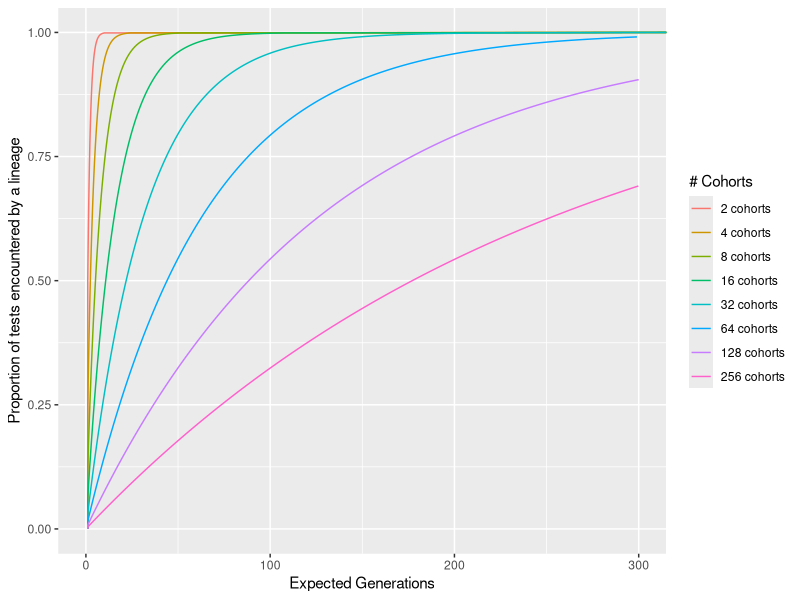

The R source for this figure: (Note: this script raises an error after producing the figure.)
## ---- chunk 1
library(plyr)
library(dplyr)
library(ggplot2)
library(cowplot)
## ---- chunk 2
# Expected number of generations for a lineage to encounter a given threshold (e.g., 1/2 or 1/3, etc) of test cases at a given number of (equally sized) cohorts.
# - This function must be vectorize-able, so it can't be as clean to read as I'd like.
expected_gens <- function(threshold, num_cohorts) {
  return ( ifelse( (num_cohorts == 1 | threshold <= (1.0/num_cohorts)), 1, log2(1-threshold) / ( log2(num_cohorts - 1) - log2(num_cohorts) ) ) )
  # if (threshold > 1.0) {
  #   return(Inf)
  # } else if ( num_cohorts == 1 | threshold <= (1.0/num_cohorts) ) { 
  #   return(1)
  # } else {
  #   print(log2(1-threshold) / ( log2(num_cohorts - 1) - log2(num_cohorts) ))
  #   return(  )  
  # }
}

## ---- chunk 3

cohort_configs <- c(1, 2, 4, 8, 16, 32, 64, 128, 256)

# c("2 cohorts", "4 cohorts", "8 cohorts", "16 cohorts", "32 cohorts", "64 cohorts", "128 cohorts", "256 cohorts")

ggplot(data=data.frame(x=c(0.0, 1.0)), mapping=aes(x=x)) +
  stat_function(fun=expected_gens, n=1000, args=list(num_cohorts = 2), aes(colour="2 cohorts")) +
  stat_function(fun=expected_gens, n=1000, args=list(num_cohorts = 4), aes(colour="4 cohorts")) +
  stat_function(fun=expected_gens, n=1000, args=list(num_cohorts = 8), aes(colour="8 cohorts")) +
  stat_function(fun=expected_gens, n=1000, args=list(num_cohorts = 16), aes(colour="16 cohorts")) +
  stat_function(fun=expected_gens, n=1000, args=list(num_cohorts = 32), aes(colour="32 cohorts")) +
  stat_function(fun=expected_gens, n=1000, args=list(num_cohorts = 64), aes(colour="64 cohorts")) +
  stat_function(fun=expected_gens, n=1000, args=list(num_cohorts = 128), aes(colour="128 cohorts")) +
  stat_function(fun=expected_gens, n=1000, args=list(num_cohorts = 256), aes(colour="256 cohorts")) +
  ylab("Expected Generations") + xlab("Proportion of tests encountered by a lineage") +
  xlim(0.0, 1.0) + ylim(0, 300) +
  scale_color_discrete("# Cohorts", limits= c("2 cohorts", "4 cohorts", "8 cohorts", "16 cohorts", "32 cohorts", "64 cohorts", "128 cohorts", "256 cohorts")) + 
  coord_flip() +
  ggsave("expected_generations.png", height=5,width=7,dpi=600)

